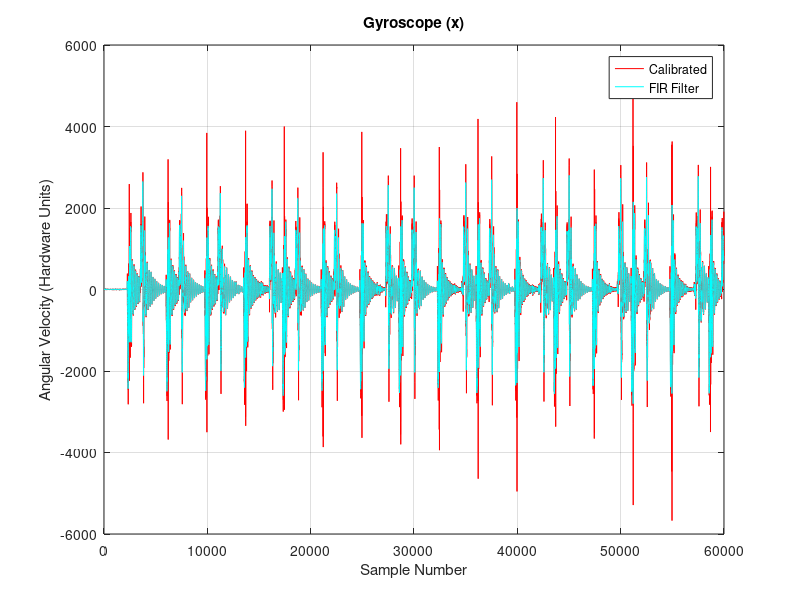
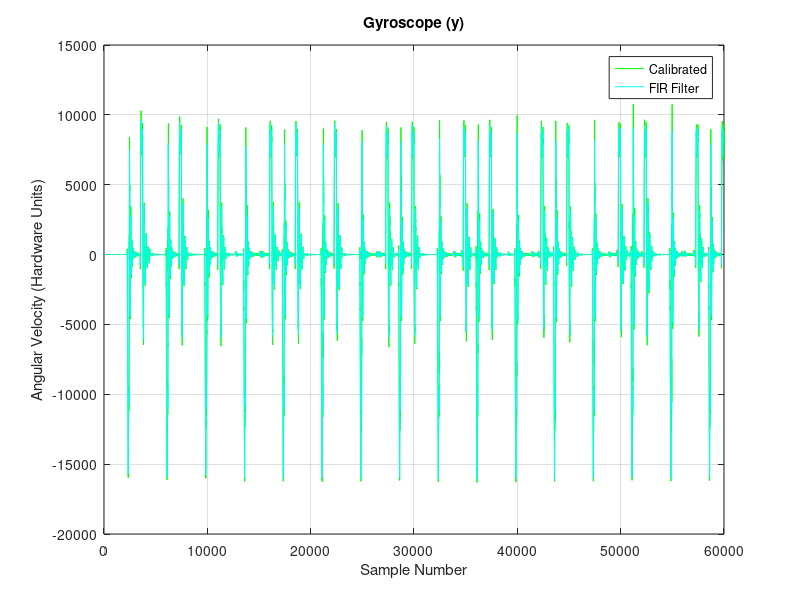
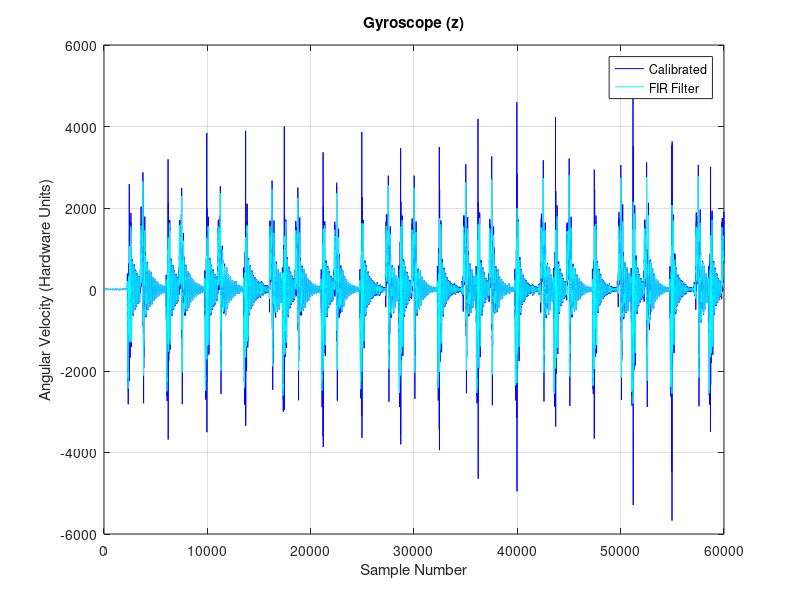
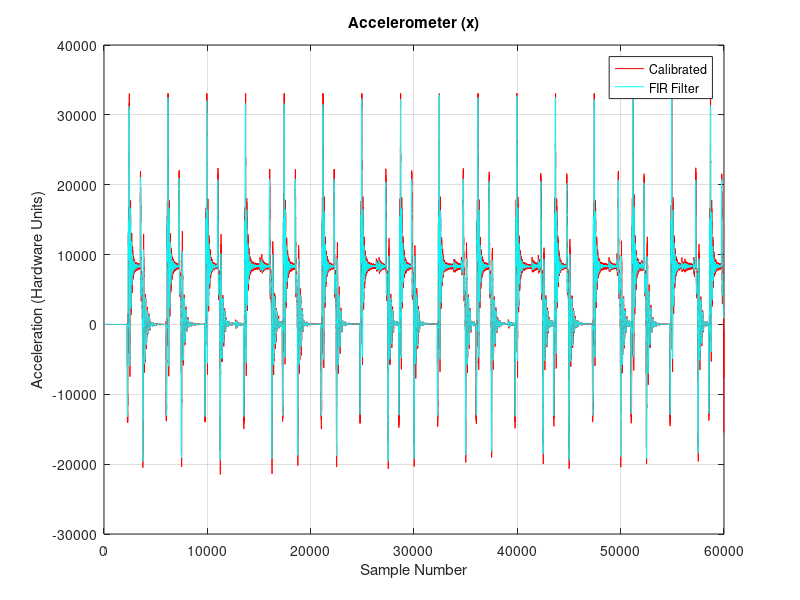

MATLAB code for these plots, in order:
# Load Signal Package
pkg load signal

# Parameters
gyr_sens = 32.8;
acc_sens = 8192;
wndw = 20;
val = 0.1;
outfile = "firFilter_simple_cal.pdf";

# Load Calibrated Data
load ('simple_calibration.mat', 'cal');
gx = cal(:,1);
gy = cal(:,2);
gz = cal(:,3);
ax = cal(:,4);
ay = cal(:,5);
az = cal(:,6);

# FIR Filter Coefficients
coeff = fir1(wndw, val, 'low');

# Apply Filter
gx_fir = filter(coeff, 1, gx);
gy_fir = filter(coeff, 1, gy);
gz_fir = filter(coeff, 1, gz);
ax_fir = filter(coeff, 1, ax);
ay_fir = filter(coeff, 1, ay);
az_fir = filter(coeff, 1, az);

# Discard first and last values
l = length(gx);
filtered_gx = gx_fir(wndw+1:l-wndw,:);
filtered_gy = gy_fir(wndw+1:l-wndw,:);
filtered_gz = gz_fir(wndw+1:l-wndw,:);
filtered_ax = ax_fir(wndw+1:l-wndw,:);
filtered_ay = ay_fir(wndw+1:l-wndw,:);
filtered_az = az_fir(wndw+1:l-wndw,:);

# Export Filtered
firfil = [filtered_gx filtered_gy filtered_gz filtered_ax filtered_ay filtered_az];
save('fir_simple_cal.mat', 'firfil');

# Print statistics
printf("Gyroscope:\r\n");
printf("x: Mean: %f, Median: %f, Min: %f, Max: %f, Range: %f, Stddev: %f\r\n", mean(filtered_gx), median(filtered_gx), min(filtered_gx), max(filtered_gx), range(filtered_gx), std(filtered_gx));
printf("y: Mean: %f, Median: %f, Min: %f, Max: %f, Range: %f, Stddev: %f\r\n", mean(filtered_gy), median(filtered_gy), min(filtered_gy), max(filtered_gy), range(filtered_gy), std(filtered_gy));
printf("z: Mean: %f, Median: %f, Min: %f, Max: %f, Range: %f, Stddev: %f\r\n", mean(filtered_gz), median(filtered_gz), min(filtered_gz), max(filtered_gz), range(filtered_gz), std(filtered_gz));
printf("Accelerometer:\r\n");
printf("x: Mean: %f, Median: %f, Min: %f, Max: %f, Range: %f, Stddev: %f\r\n", mean(filtered_ax), median(filtered_ax), min(filtered_ax), max(filtered_ax), range(filtered_ax), std(filtered_ax));
printf("y: Mean: %f, Median: %f, Min: %f, Max: %f, Range: %f, Stddev: %f\r\n", mean(filtered_ay), median(filtered_ay), min(filtered_ay), max(filtered_ay), range(filtered_ay), std(filtered_ay));
printf("z: Mean: %f, Median: %f, Min: %f, Max: %f, Range: %f, Stddev: %f\r\n", mean(filtered_az), median(filtered_az), min(filtered_az), max(filtered_az), range(filtered_az), std(filtered_az));

# Gyroscope
# Plot gx
plot(gx, "r");
hold on;
plot(filtered_gx, "c");
hold on;

# Set up Plot
grid on;
title('Gyroscope (x)');
xlabel('Sample Number');
ylabel('Angular Velocity (Hardware Units)');
legend('Calibrated', 'FIR Filter');
hold off;

# Print Plot
print(outfile);


# Plot gy
plot(gy, "g");
hold on;
plot(filtered_gy, "c");
hold on;

# Set up Plot
grid on;
title('Gyroscope (y)');
xlabel('Sample Number');
ylabel('Angular Velocity (Hardware Units)');
legend('Calibrated', 'FIR Filter');
hold off;

# Print Plot
print("-append", outfile);

# Plot gz
plot(gz, "b");
hold on;
plot(filtered_gz, "c");
hold on;

# Set up Plot
grid on;
title('Gyroscope (z)');
xlabel('Sample Number');
ylabel('Angular Velocity (Hardware Units)');
legend('Calibrated', 'FIR Filter');
hold off;

# Print Plot
print("-append", outfile);

# Accelerometer
# Plot ax
plot(ax, "r");
hold on;
plot(filtered_ax, "c");
hold on;

# Set up Plot
grid on;
title('Accelerometer (x)');
xlabel('Sample Number');
ylabel('Acceleration (Hardware Units)');
legend('Calibrated', 'FIR Filter');
hold off;

# Print Plot
print("-append", outfile);

# Plot some Accelerometer Data
filtered_ax2 = [zeros(wndw/2,1); filtered_ax; zeros(wndw/2,1)];
plot(ax(wndw+6000:wndw+7000), "r");
hold on;
plot(filtered_ax2(wndw+6000:wndw+7000), "c");
hold on;
# Set up Plot
grid on;
title('Accelerometer (x)');
xlabel('Sample Number');
ylabel('Acceleration (Hardware Units)');
legend('Calibrated', 'FIR Filter');
hold off;

# Print
print('-color', 'accel_fir.eps');
hold off;

# Plot ay
plot(ay, "g");
hold on;
plot(filtered_ay, "c");
hold on;

# Set up Plot
grid on;
title('Accelerometer (y)');
xlabel('Sample Number');
ylabel('Acceleration (Hardware Units)');
legend('Calibrated', 'FIR Filter');
hold off;

# Print Plot
print("-append", outfile);

# Plot az
plot(az, "b");
hold on;
plot(filtered_az, "c");
hold on;

# Set up Plot
grid on;
title('Accelerometer (z)');
xlabel('Sample Number');
ylabel('Acceleration (Hardware Units)');
legend('Calibrated', 'FIR Filter');
hold off;

# Print Plot
print("-append", outfile);